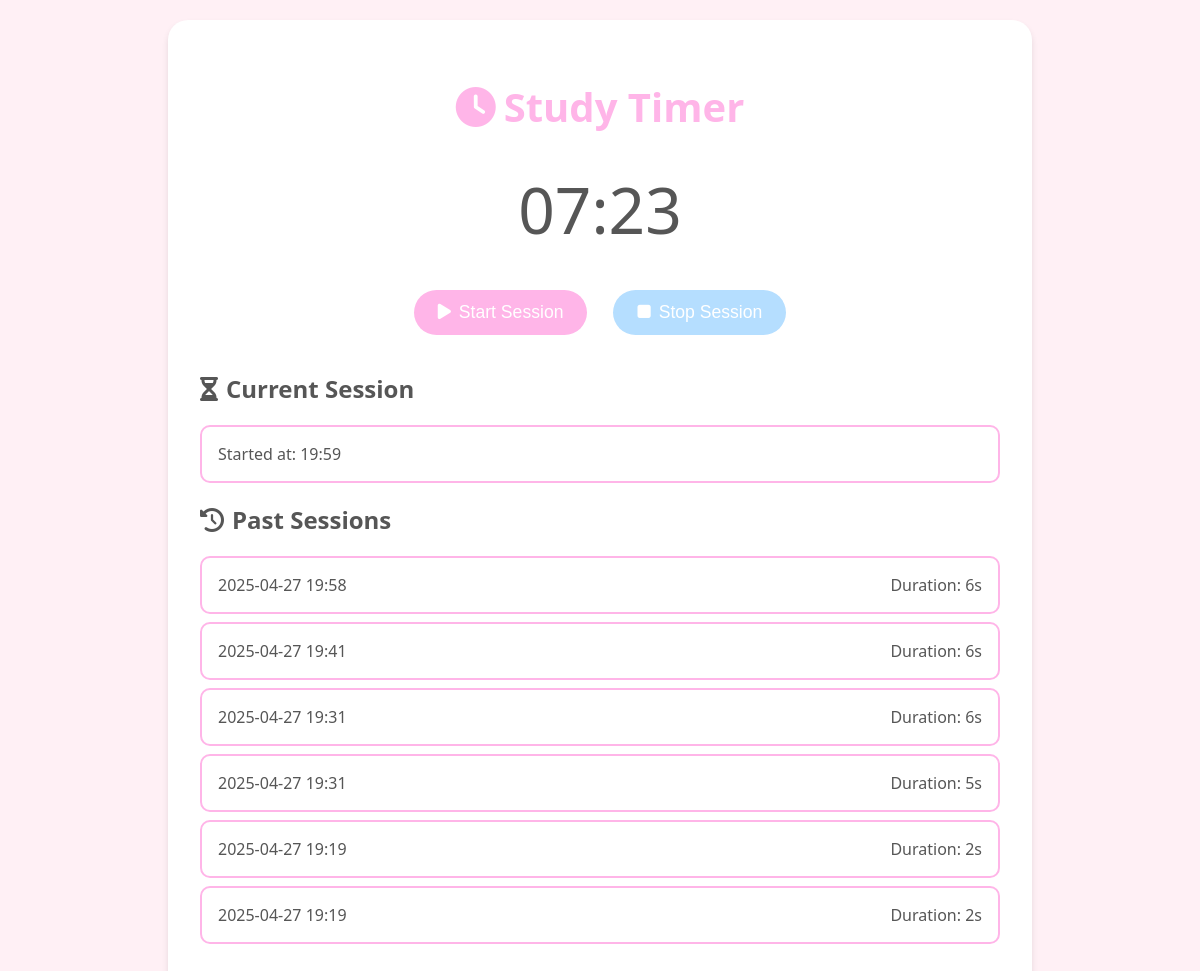
The app's page / (signed in) with its own data.
### myapp/models.py (models this page shows, shortened)
class StudySession(models.Model):
    user = models.ForeignKey(User, on_delete=models.CASCADE)
    start_time = models.DateTimeField(default=timezone.now)
    end_time = models.DateTimeField(null=True, blank=True)
    is_active = models.BooleanField(default=True)  # Add this line
    def session_duration(self):
        if self.end_time:
            duration = self.end_time - self.start_time
            total_seconds = int(duration.total_seconds())
            hours = total_seconds // 3600
            minutes = (total_seconds % 3600) // 60
            seconds = total_seconds % 60
            if hours > 0:
                return f"{hours}h {minutes}m {seconds}s"
            elif minutes > 0:
                return f"{minutes}m {seconds}s"
            else:
                return f"{seconds}s"
        return None

### myapp/views.py (the view)
# urls.py: path('', views.study_timer, name='study_timer'),
@login_required  # Add login_required here too
def study_timer(request):
    current_session = StudySession.objects.filter(user=request.user, end_time=None).first()
    past_sessions = StudySession.objects.filter(user=request.user, end_time__isnull=False).order_by('-start_time')
    return render(request, 'study_timer.html', {
        'session': current_session,
        'past_sessions': past_sessions
    })

### myapp/templates/study_timer.html (shortened to what this page needs)
<!DOCTYPE html>
<html lang="en">
  <head>
    <link
      rel="stylesheet"
      href="https://cdnjs.cloudflare.com/ajax/libs/font-awesome/6.0.0/css/all.min.css"
    />
  </head>
  <body>
    <div class="container">
      <h1><i class="fas fa-clock icon"></i>Study Timer</h1>
      <div class="timer-display">
        <span id="minutes">25</span>:<span id="seconds">00</span>
      </div>
      <div class="controls">
        <form
          method="POST"
          action="{% url 'start_study_timer' %}"
          style="display: inline"
        >
          <button class="btn" id="start" type="submit">
            <i class="fas fa-play icon"></i>Start Session
          </button>
        </form>
        <form
          method="POST"
          action="{% url 'stop_study_timer' %}"
          style="display: inline"
        >
          <button class="btn btn-secondary" id="stop" type="submit">
            <i class="fas fa-stop icon"></i>Stop Session
          </button>
        </form>
      </div>
      {% if session %}
      <div class="current-session">
        <h2><i class="fas fa-hourglass-half icon"></i>Current Session</h2>
        <div class="task-item">
          <span>Started at: {{ session.start_time|date:"H:i" }}</span>
        </div>
      </div>
      {% endif %}
      <div class="sessions">
        <h2><i class="fas fa-history icon"></i>Past Sessions</h2>
        <ul class="task-list">
          {% for session in past_sessions %}
          <li class="task-item">
            <span>{{ session.start_time|date:"Y-m-d H:i" }}</span>
            <span>Duration: {{ session.session_duration }}</span>
          </li>
          {% endfor %}
        </ul>
      </div>
    </div>
  </body>
</html>

### myapp/templates/study_timer.html (style rules this page uses)
:root { --primary: #ffb5e8; --secondary: #b5deff; --background: #fff0f5; --text: #565656; }
body { font-family: "Segoe UI", sans-serif; background-color: var(--background); color: var(--text); margin: 0; padding: 20px; }
.container { max-width: 800px; margin: 0 auto; background-color: white; border-radius: 20px; padding: 2rem; box-shadow: 0 4px 6px rgba(0, 0, 0, 0.1); }
h1 { color: var(--primary); text-align: center; font-size: 2.5rem; margin-bottom: 2rem; }
.timer-display { font-size: 4rem; text-align: center; color: var(--text); margin: 2rem 0; }
.btn { background-color: var(--primary); border: none; padding: 12px 24px; border-radius: 25px; color: white; font-size: 1.1rem; cursor: pointer; transition: transform 0.2s; margin: 5px; }
.btn-secondary { background-color: var(--secondary); }
.controls { display: flex; justify-content: center; gap: 1rem; margin: 2rem 0; }
.task-list { list-style: none; padding: 0; }
.task-item { background-color: white; padding: 1rem; margin: 0.5rem 0; border-radius: 10px; border: 2px solid var(--primary); display: flex; justify-content: space-between; align-items: center; }
.icon { margin-right: 8px; }

### records on screen
StudySession: start_time "19:59"
StudySession: start_time "2025-04-27 19:58", session_duration "6s"
StudySession: start_time "2025-04-27 19:41", session_duration "6s"
StudySession: start_time "2025-04-27 19:31", session_duration "6s"
StudySession: start_time "2025-04-27 19:31", session_duration "5s"
StudySession: start_time "2025-04-27 19:19", session_duration "2s"
StudySession: start_time "2025-04-27 19:19", session_duration "2s"
